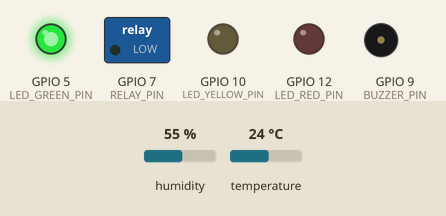
This sketch was run on a simulated ESP32-S3. Parts: switched loads named in the sketch (green lamp = pin HIGH), output pins drawn as LEDs (lit = HIGH), buzzer (waves = sounding, pin HIGH). Inputs (shaded band) come from the test bench; at power-on: temperature 24 °C, humidity 55 %. WiFi joins after 1.5 s; servers stay silent unless stated; uploads are accepted with an empty reply; what the sketch prints to the serial monitor is not drawn.

Above: at 2.8 s.
2.9 s: temperature set to 29 °C
5.9 s: temperature set to 32 °C
At 6.7 s:
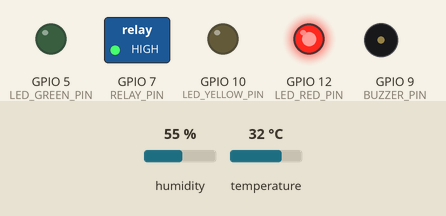
8.9 s: temperature set to 12 °C
At 11.8 s:
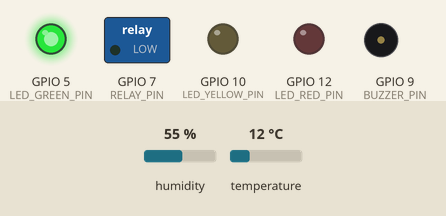
12.2 s: temperature set to 33 °C
At 14.3 s:
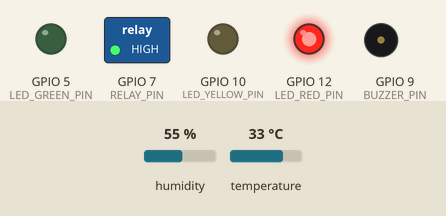
Timing chart, 0 to 15.8 s (numbered marks = the images above; inputs shaded):
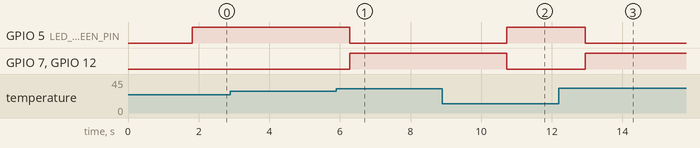

The sketch:

HydroponicIOT.ino
```cpp
#include <DHT.h>
#include <WiFi.h>
#include <HTTPClient.h>

// Definisi PIN
#define DHT_PIN 8
#define LED_GREEN_PIN 5
#define LED_YELLOW_PIN 10
#define LED_RED_PIN 12
#define RELAY_PIN 7
#define BUZZER_PIN 9

// Definisi Sensor DHT
#define DHT_TYPE DHT11
DHT dht(DHT_PIN, DHT_TYPE);

// Koneksi WiFi
const char* ssid = "Blueberry";
const char* password = "22222222";

// Inisialisasi koneksi WiFi
void setup_wifi() {
  delay(100);
  Serial.begin(115200);
  WiFi.begin(ssid, password);
  while (WiFi.status() != WL_CONNECTED) {
    delay(500);
    Serial.print(".");
  }
  Serial.println("WiFi connected");
}

// Fungsi untuk mengirim data ke Laravel API
void sendDataToLaravel(float suhu, float kelembapan) {
    HTTPClient http;
    String url = "http://localhost/api/sensor-data"; // Ganti dengan URL API Laravel kamu

    // Siapkan data untuk dikirim
    String payload = "{\"suhu\": " + String(suhu) + ", \"kelembapan\": " + String(kelembapan) + "}";

    http.begin(url);
    http.addHeader("Content-Type", "application/json");

    // Kirim data dengan POST request
    int httpCode = http.POST(payload);

    if (httpCode > 0) {
        Serial.println("Data sent successfully!");
    } else {
        Serial.println("Error sending data.");
    }

    http.end(); // Akhiri HTTP request
}

void setup() {
    setup_wifi(); // Koneksi ke WiFi
    dht.begin();  // Inisialisasi sensor DHT

    // Setting pin mode untuk LED, Relay, dan Buzzer
    pinMode(LED_GREEN_PIN, OUTPUT);
    pinMode(LED_YELLOW_PIN, OUTPUT);
    pinMode(LED_RED_PIN, OUTPUT);
    pinMode(RELAY_PIN, OUTPUT);
    pinMode(BUZZER_PIN, OUTPUT);
}

void loop() {
    // Baca data dari sensor DHT
    float suhu = dht.readTemperature();
    float kelembapan = dht.readHumidity();

    // Kirim data ke API Laravel
    sendDataToLaravel(suhu, kelembapan);

    // Kondisi kontrol berdasarkan suhu dan kelembapan
    if (suhu > 30) {
        digitalWrite(LED_RED_PIN, HIGH);
        digitalWrite(LED_GREEN_PIN, LOW);
        digitalWrite(RELAY_PIN, HIGH); // Menyalakan pompa
    } else {
        digitalWrite(LED_GREEN_PIN, HIGH);
        digitalWrite(LED_RED_PIN, LOW);
        digitalWrite(RELAY_PIN, LOW); // Mematikan pompa
    }

    delay(2000); // Delay 2 detik sebelum membaca data lagi
}
```

Measured:
- the behaviour switches between 30 and 31 °C on temperature (found by bisection; images 0 and 1)
- after the input at 2.9 s, every drawn part: stays the same
- after the input at 5.9 s, GPIO 5 (LED_GREEN_PIN): HIGH → LOW after 0.37 s; GPIO 7 (RELAY_PIN), GPIO 12 (LED_RED_PIN): LOW → HIGH after 0.37 s
- after the input at 8.9 s, GPIO 5 (LED_GREEN_PIN): LOW → HIGH after 1.8 s; GPIO 7 (RELAY_PIN), GPIO 12 (LED_RED_PIN): HIGH → LOW after 1.8 s
- after the input at 12.2 s, GPIO 5 (LED_GREEN_PIN): HIGH → LOW after 0.74 s; GPIO 7 (RELAY_PIN), GPIO 12 (LED_RED_PIN): LOW → HIGH after 0.74 s
